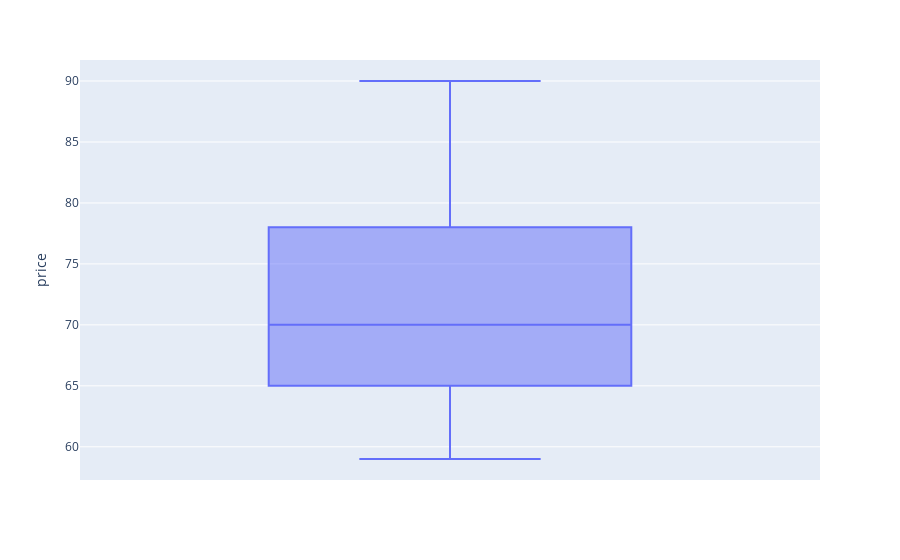

The cell this chart's notebook holds for it:
### Code cell
fig = px.box(df, y="price")
fig.show()

### Figure 1 — Plotly figure (JSON) as saved in the notebook; plotly's stock layout.template omitted (floating-point values rounded to 4 significant figures; data arrays with more than 128 entries replaced by an {"elided": "..."} marker saying what was removed)
{"data": [{"alignmentgroup": "True", "hovertemplate": "price=%{y}<extra></extra>", "legendgroup": "", "marker": {"color": "#636efa"}, "name": "", "notched": false, "offsetgroup": "", "orientation": "v", "showlegend": false, "type": "box", "x0": " ", "xaxis": "x", "y": {"elided": "1430 int values"}, "y0": " ", "yaxis": "y"}], "layout": {"boxmode": "group", "legend": {"tracegroupgap": 0}, "margin": {"t": 60}, "xaxis": {"anchor": "y", "domain": [0, 1]}, "yaxis": {"anchor": "x", "domain": [0, 1], "title": {"text": "price"}}}}
